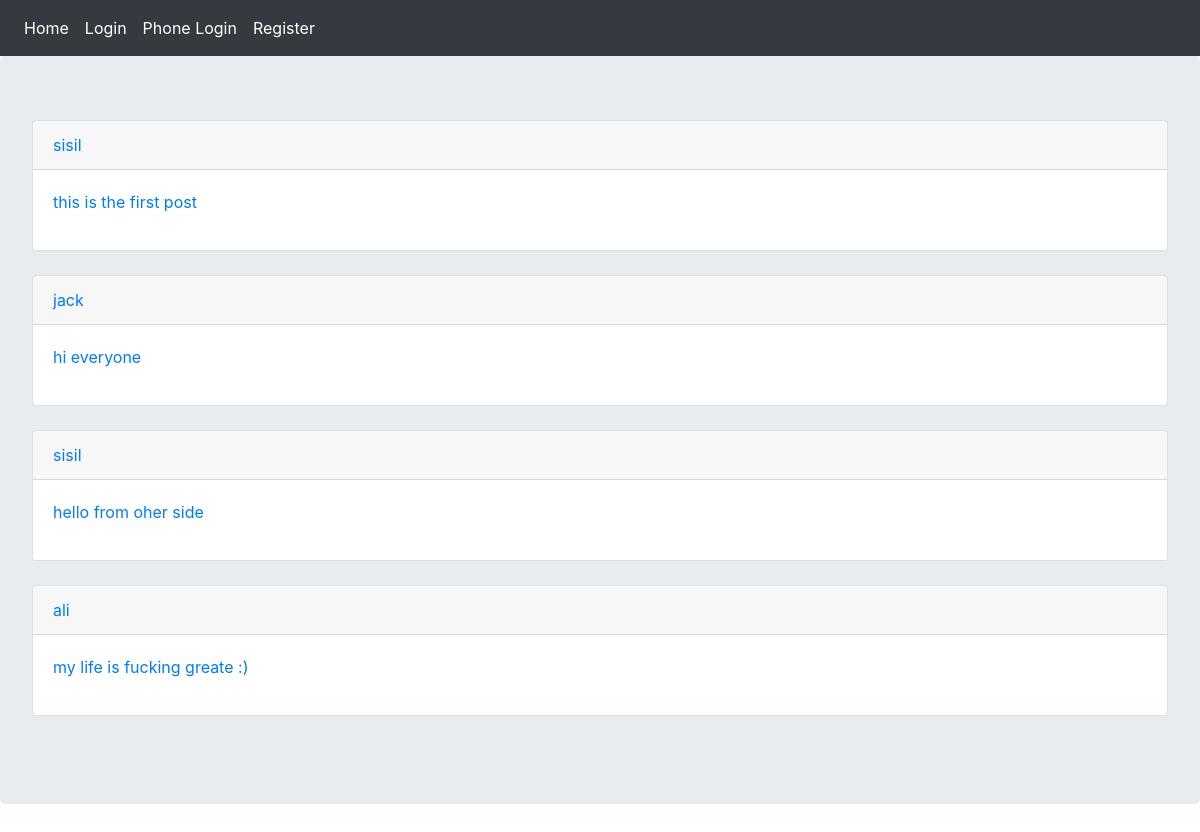
/, run on an earlier commit of the app's database.
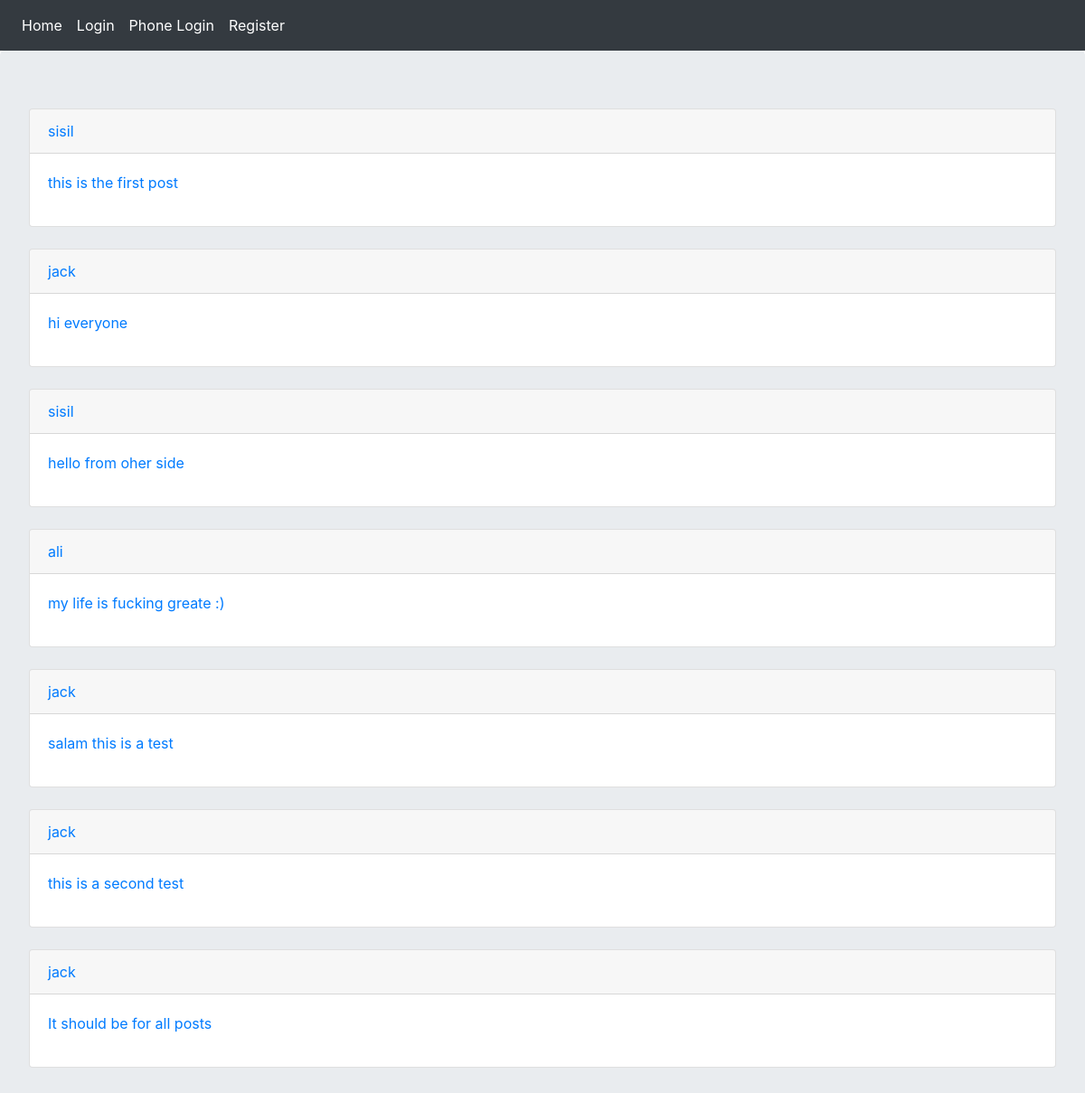
And on a later commit of the database.
### posts/models.py (models this page shows, shortened)
class Post(models.Model):
    user=models.ForeignKey(User,on_delete=models.CASCADE)
    body=models.TextField(max_length=400,default=None)
    slug=models.SlugField(max_length=200)
    created=models.DateTimeField(auto_now_add=True)
    def get_absolute_url(self):
        return reverse('posts:post_detail',args=[self.created.year,self.created.month,self.created.day,self.slug])

### posts/views.py (the view)
# urls.py: path('',views.all_posts , name='all_posts'),
def all_posts(request):
    posts=Post.objects.all()
    return render(request,'posts/all_posts.html',{'posts':posts})

### posts/templates/posts/all_posts.html (shortened to what this page needs)
{%extends 'base.html' %}
{%block content%}
    {%for post in posts%}
    <div class="card">
        <p class="card-header"><a href="{% url 'account:dashboard'  post.user.id%}"> {{post.user}} </a> </p>
        <p class="card-body"><a href="{{post.get_absolute_url}}">   {{post.body}}  </a></p>
    </div></br>
    {%endfor%}
{%endblock%}

What changed in the data, as far as the page shows it:
added Post: user "jack", body "salam this is a test"
added Post: user "jack", body "this is a second test"
added Post: user "jack", body "It should be for all posts"
